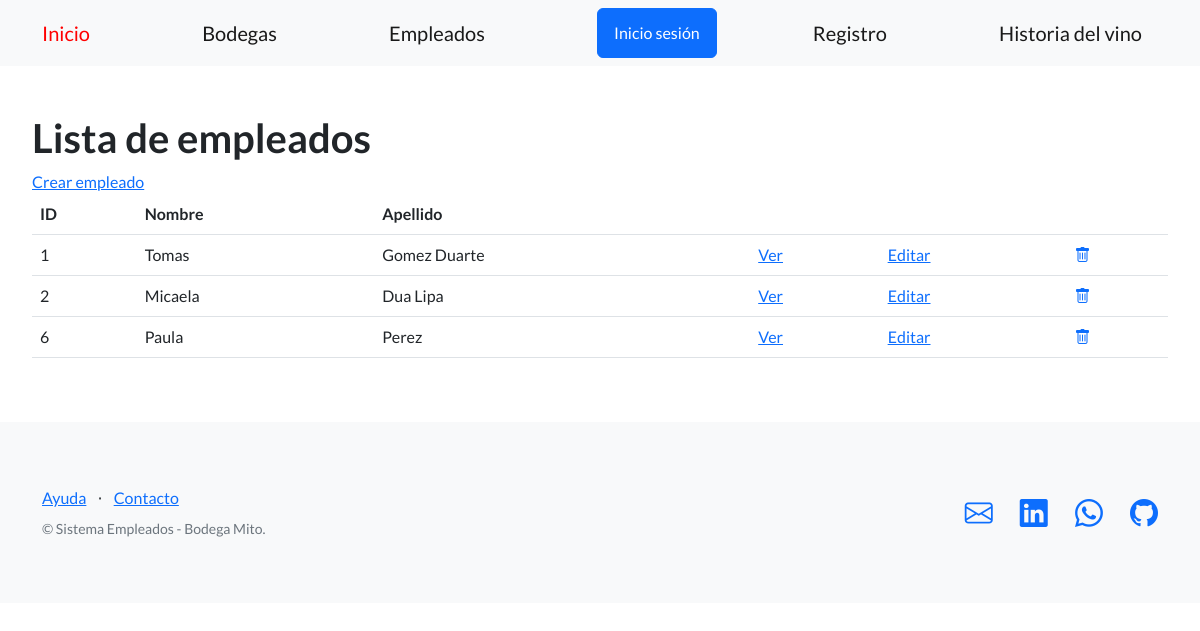
Page /empleados/empleados/ on the earlier database version.
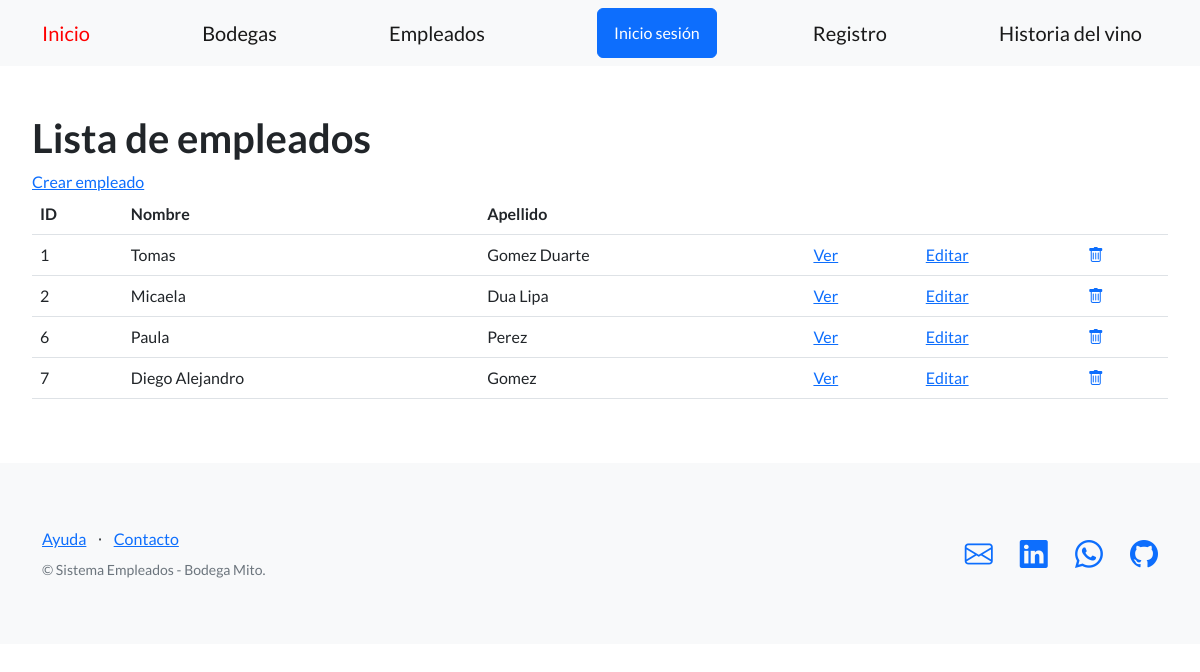
Same page on the later database version.
### control_empleados/models.py (models this page shows, shortened)
class Empleado(models.Model):
    apellido = models.CharField(max_length=256)
    nombre = models.CharField(max_length=256)
    email = models.EmailField(blank=True)
    telefono = models.CharField(max_length=20, blank=True, null=True)
    dni = models.CharField(max_length=32)
    fecha_nacimiento = models.DateField(null=True)

### control_empleados/views.py (the view)
# urls.py: path('empleados/', EmpleadoListView.as_view(), name='lista_empleados'),
class EmpleadoListView(ListView):
    model = Empleado
    template_name='control_empleados/lista_empleados.html'

### control_empleados/templates/control_empleados/lista_empleados.html (shortened to what this page needs)
{% extends "base.html" %}
{% block contenido %}
<section>
 <div>
   <h1>Lista de empleados</h1>
   <a href="{% url 'cargar_empleado' %}">Crear empleado</a>
   <br>
   <table class="table">
     <tbody>
       <tr>
         <th>ID</th>
         <th>Nombre</th>
         <th>Apellido</th>
         <td></td>
         <td></td>
         <td></td>
       </tr>
       {% for empleado in object_list %}
       <tr>
         <td>{{ empleado.id }}</td>
         <td>{{ empleado.nombre }}</td>
         <td>{{ empleado.apellido }}</td>
         <td>
          <a href="{% url 'ver_empleados' empleado.id %}">Ver</a>
        </td>
         <td>
           <a href="{% url 'editar_empleado' empleado.id %}">Editar</a>
         </td>
         <td>
           <a href="{% url 'eliminar_empleado' empleado.id %}">
             <i class="bi bi-trash"></i>
           </a>
         </td>
       </tr>
       {% endfor %}
     </tbody>
   </table>
 </div>
</section>
{% endblock contenido %}

Differences in the rows shown:
added Empleado: id "7", nombre "Diego Alejandro", apellido "Gomez"
